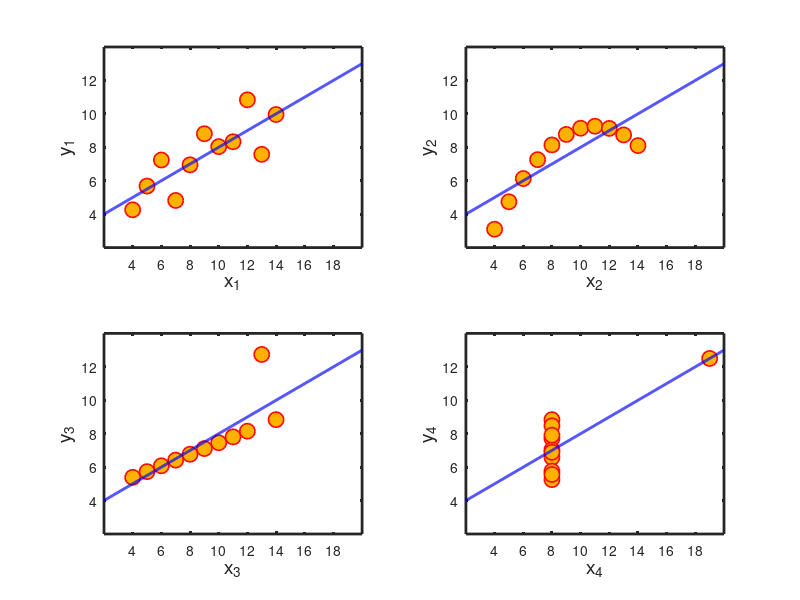

The MATLAB script that drew this image: (Note: this script raises an error after producing the figure.)
%% Display four data sets each with the same correlation of 0.81.

load anscombe; %stacked columnwise, source: R - builtin dataset

pointSpec = {'o','MarkerSize'     , 11,...
                 'LineWidth'      , 1.2,...
                 'MarkerEdgeColor', 'r',...
                 'MarkerFaceColor', [1,0.7,0] %Orange
            };

axisSpec =  {'XTick'     , 4:2:18,...
             'YTick'     , 4:2:12,...
             'XLim'      , [2 20],...
             'YLim'      , [2,14],...
             'box'       , 'on'  ,...
             'LineWidth' , 2
             };

lineSpec =   {'-b','lineWidth',2};
labelSpec =  {'FontSize',14};
         
domain = 0:0.01:20;
for i=1:4
    subplot(2,2,i);
    plot(x(:,i),y(:,i),pointSpec{:}); hold on;
    w = [ones(size(x,1),1) x(:,i)]\y(:,i);
    f = @(z) w(1) + w(2)*z;                 %Regression line
    plot(domain,f(domain),lineSpec{:});
    xlabel(['x_',num2str(i)],labelSpec{:});
    ylabel(['y_',num2str(i)],labelSpec{:});
    set(gca, axisSpec{:}); 
end
        


maximizeFigure();

printPmtkFigure anscombe;
